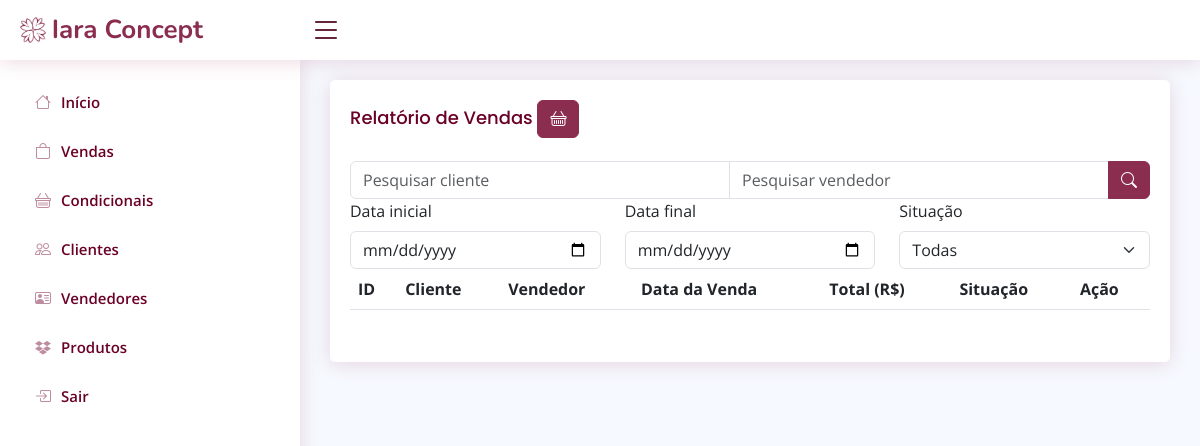
Before: /relatorio_vendas_cliente.php (signed in) with the older database file.
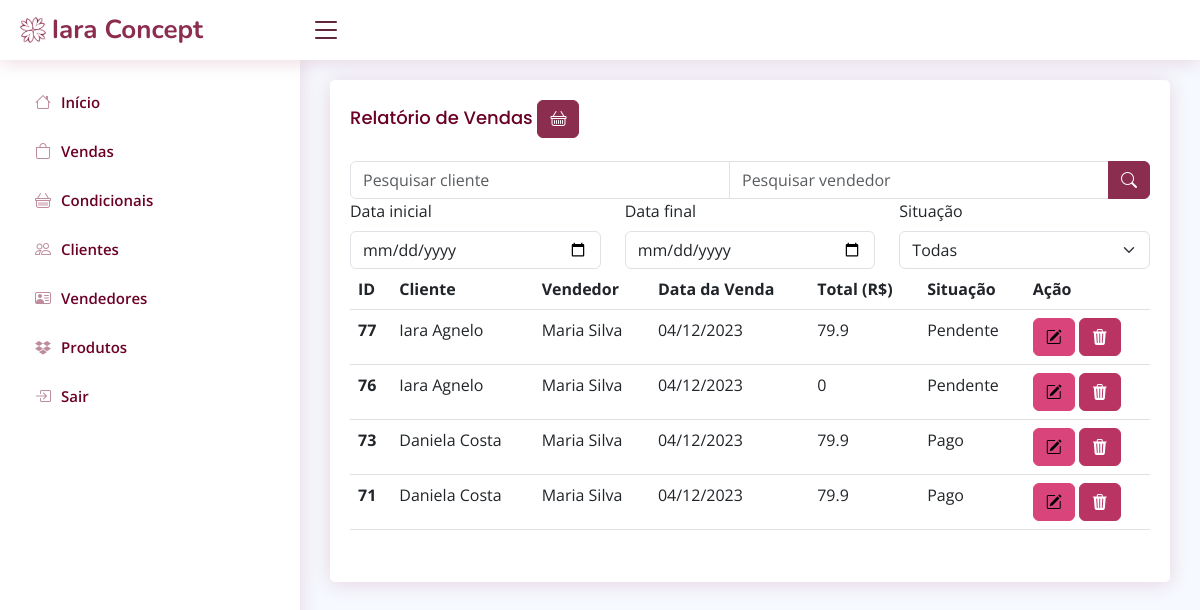
After: the same page with the newer database file.
### tables this page shows
CREATE TABLE `compravenda` (
  `id` int(11) NOT NULL,
  `cliente_id` int(11) NOT NULL,
  `vendedor_id` int(11) DEFAULT NULL,
  `desconto` double NOT NULL,
  `datacriacao` datetime NOT NULL DEFAULT current_timestamp(),
  `operacao` varchar(20) NOT NULL,
  `formaPagamento` varchar(100) NOT NULL,
  `situacao` varchar(20) NOT NULL
);

CREATE TABLE `cliente` (
  `id` int(11) NOT NULL,
  `nome` varchar(100) NOT NULL,
  `cpf` varchar(15) NOT NULL,
  `telefone` varchar(15) DEFAULT NULL,
  `cidade` varchar(50) DEFAULT NULL,
  `estado` varchar(20) DEFAULT NULL,
  `endereco` varchar(50) DEFAULT NULL,
  `status` varchar(20) NOT NULL
);

CREATE TABLE `vendedor` (
  `id` int(11) NOT NULL,
  `nome` varchar(100) NOT NULL,
  `telefone` varchar(20) DEFAULT NULL,
  `endereco` varchar(100) DEFAULT NULL,
  `status` varchar(20) NOT NULL
);

### relatorio_vendas_cliente.php (the view, shortened to what the changed rows need)
<!DOCTYPE html>
<?php
require_once("conexao.php");
$filtro = "";
$sql = "SELECT cv.id, c.nome as cliente, v.nome as vendedor, cv.datacriacao, cv.operacao, cv.situacao
        FROM compravenda cv
        LEFT JOIN cliente c ON cv.cliente_id = c.id
        LEFT JOIN vendedor v ON cv.vendedor_id = v.id
        WHERE cv.operacao = 'venda'
              $filtro
        ORDER BY cv.datacriacao desc";
$resultado = mysqli_query($conexao, $sql);
?>
<?php require_once("cabecalho.php") ?>
<main id="main" class="main">
    <section class="section">
        <div class="card">
            <div class="card-body">
                <div class="row">
                    <div class="mb-3">
                <table class="table">
                    <thead>
                        <tr>
                            <th scope="col">ID</th>
                            <th>Cliente</th>
                            <th>Vendedor</th>
                            <th>Data da Venda</th>
                            <th>Total (R$)</th>
                            <th>Situação</th>
                            <th scope="col">Ação</th>
                        </tr>
                    </thead>
                    <tbody>
                        <?php while ($linha = mysqli_fetch_array($resultado)) { ?>
                            <tr>
                                <th>
                                <?= $linha['id'] ?>
                                </th>
                                <td>
                                <?= $linha['cliente'] ?>
                                </td>
                                <td>
                                <?= $linha['vendedor'] ?>
                                </td>
                                <td>
                                <?= date("d/m/Y", strtotime($linha['datacriacao']))?>
                                </td>
                                <td>
                                    <?php
                                    $total = 0;
                                    $sqlProduto = "select quantidade, valorunitario from compravendaproduto where compravenda_id = " . $linha['id'];
                                    $resultadoVendaProduto = mysqli_query($conexao, $sqlProduto);
                                    if (mysqli_num_rows($resultadoVendaProduto) > 0) {
                                        while ($linhaVendaProduto = mysqli_fetch_array($resultadoVendaProduto)) {
                                            $total += ($linhaVendaProduto['quantidade'] * $linhaVendaProduto['valorunitario']);
                                        }
                                    }
                                    $sqlDesconto = "select desconto from compravenda where id = " . $linha['id'];
                                    $resultadoDesconto = mysqli_query($conexao, $sqlDesconto);
                                    $linhaDesconto = mysqli_fetch_array($resultadoDesconto);
                                    echo $total - $linhaDesconto['desconto']; ?>
                                </td>
                                <td>
                                <?= $linha['situacao'] ?>
                                </td>
                                <td>
                                <a href="alterarVenda.php?id=<?= $linha['id'] ?>" class="btn btn-warning"><i
                                    class="bi bi-pencil-square"></i></a>
                                <a href="relatorio_vendas_cliente.php? id=<?= $linha['id'] ?>" class="btn btn-danger"
                                    onclick="return confirm('Deseja excluir mesmo?')">
                                    <i class="bi bi-trash3-fill"></i>
                                </a>
                                </td>
                        <?php
                        }
                        ?>
                    </tbody>
                </table>
            </div>
        </div>
    </section>
</main>
<?php require_once("rodape.php") ?>

Changed rows visible on the page:
added compravenda: id "77", cliente.nome "Iara Agnelo", vendedor.nome "Maria Silva", datacriacao "04/12/2023", $total-$linhaDesconto['desconto'] "79.9", situacao "Pendente"
added compravenda: id "76", cliente.nome "Iara Agnelo", vendedor.nome "Maria Silva", datacriacao "04/12/2023", $total-$linhaDesconto['desconto'] "0", situacao "Pendente"
added compravenda: id "73", cliente.nome "Daniela Costa", vendedor.nome "Maria Silva", datacriacao "04/12/2023", $total-$linhaDesconto['desconto'] "79.9", situacao "Pago"
added compravenda: id "71", cliente.nome "Daniela Costa", vendedor.nome "Maria Silva", datacriacao "04/12/2023", $total-$linhaDesconto['desconto'] "79.9", situacao "Pago"
